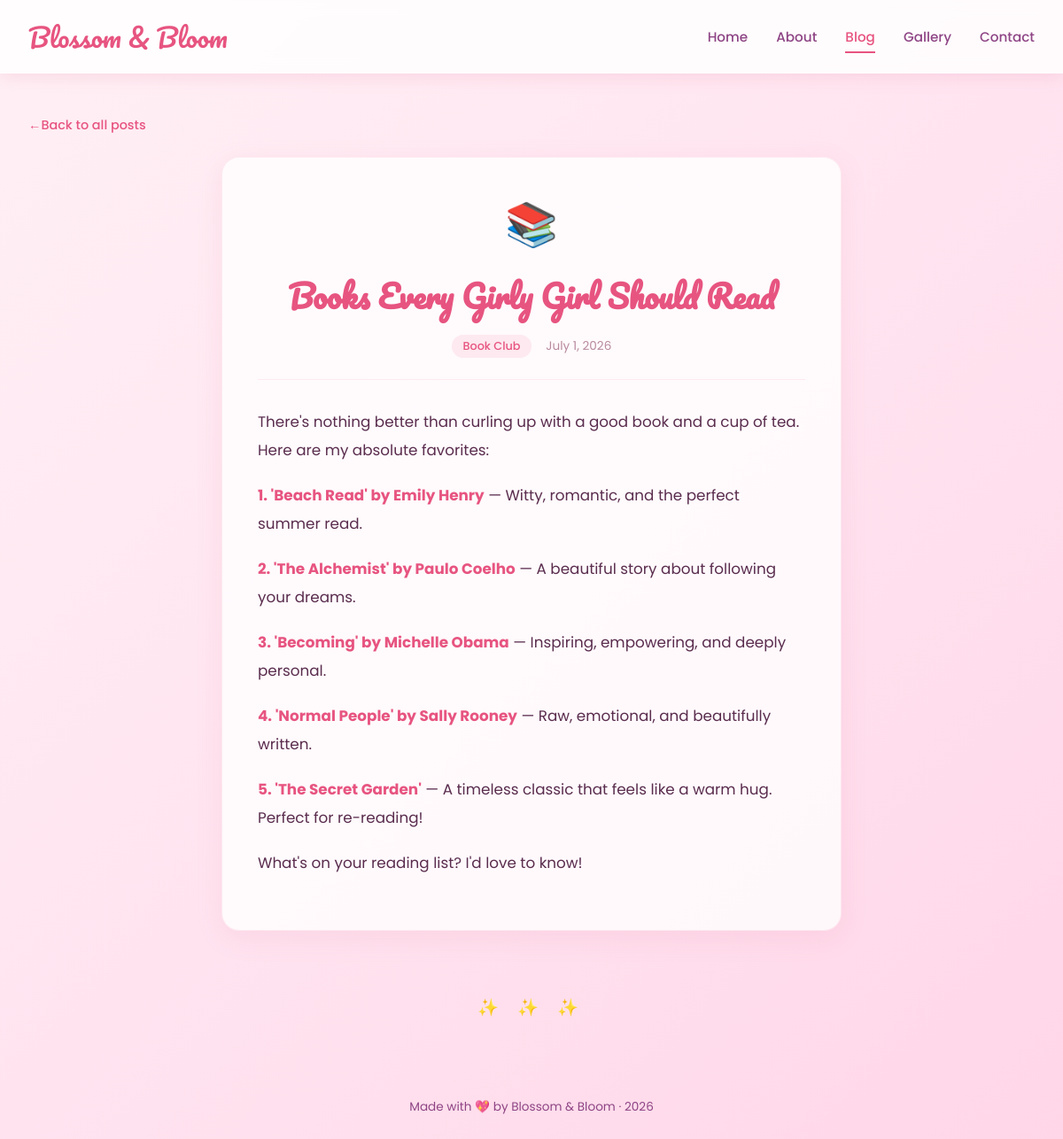
Screenshot of /blog/book-club with the database file from the repository.
### tables this page shows
CREATE TABLE posts (
            id INTEGER PRIMARY KEY AUTOINCREMENT,
            slug TEXT UNIQUE NOT NULL,
            title TEXT NOT NULL,
            date TEXT NOT NULL,
            category TEXT NOT NULL,
            icon TEXT NOT NULL,
            excerpt TEXT NOT NULL,
            content TEXT NOT NULL
        );

### app.py (the view)
@app.route("/blog/<slug>")
def post(slug):
    db = get_db()
    row = db.execute("SELECT * FROM posts WHERE slug = ?", (slug,)).fetchone()
    if not row:
        return "Post not found", 404
    return render_template("post.html", post=row)

### app.py (called while the page is built)
def get_db():
    if "db" not in g:
        g.db = sqlite3.connect(DB_PATH)
        g.db.row_factory = sqlite3.Row
    return g.db

### templates/post.html (shortened to what this page needs)
<!DOCTYPE html>
<html lang="en">
<head>
</head>
<body>
    <nav>
        <a href="/" class="logo">Blossom & Bloom</a>
        <ul class="nav-links">
            <li><a href="/">Home</a></li>
            <li><a href="/about">About</a></li>
            <li><a href="/blog" class="active">Blog</a></li>
            <li><a href="/gallery">Gallery</a></li>
            <li><a href="/contact">Contact</a></li>
        </ul>
    </nav>
    <a href="/blog" class="back-link">Back to all posts</a>
    <article class="article">
        <div class="article-header">
            <div class="icon">{{ post.icon }}</div>
            <h1>{{ post.title }}</h1>
            <div class="article-meta">
                <span class="article-category">{{ post.category }}</span>
                <span class="article-date">{{ post.date }}</span>
            </div>
        </div>
        <div class="article-body">
            {{ post.content | safe }}
        </div>
    </article>
    <div class="divider">&#10024; &#10024; &#10024;</div>
    <footer>
        Made with &#128150; by Blossom & Bloom &middot; 2026
    </footer>
</body>
</html>

### templates/post.html (style rules this page uses)
* { margin: 0; padding: 0; box-sizing: border-box; }
body { font-family: 'Poppins', sans-serif; background: linear-gradient(135deg, #fff0f5, #ffe4f0, #ffd6e8); color: #5a2d4e; min-height: 100vh; }
nav { background: rgba(255, 255, 255, 0.85); backdrop-filter: blur(10px); padding: 1rem 2rem; display: flex; justify-content: space-between; align-items: center; box-shadow: 0 2px 20px rgba(219, 112, 147, 0.2); position: sticky; top: 0; z-index: 100; }
.logo { font-family: 'Pacifico', cursive; font-size: 1.8rem; color: #e75480; text-decoration: none; }
.nav-links { display: flex; gap: 2rem; list-style: none; }
.nav-links a { text-decoration: none; color: #8e4585; font-weight: 500; font-size: 0.95rem; padding: 0.4rem 0; border-bottom: 2px solid transparent; transition: all 0.3s; }
.nav-links a:hover, .nav-links a.active { color: #e75480; border-bottom-color: #e75480; }
.back-link { display: inline-block; margin: 3rem auto 0; max-width: 700px; padding: 0 2rem; text-decoration: none; color: #e75480; font-weight: 500; font-size: 0.9rem; }
.back-link::before { content: "\2190 "; }
.article { max-width: 700px; margin: 1.5rem auto 3rem; padding: 2.5rem; background: rgba(255, 255, 255, 0.8); border-radius: 20px; box-shadow: 0 8px 30px rgba(219, 112, 147, 0.12); border: 1px solid rgba(231, 84, 128, 0.1); }
.article-header { text-align: center; margin-bottom: 2rem; padding-bottom: 1.5rem; border-bottom: 1px solid rgba(231, 84, 128, 0.1); }
.article-header .icon { font-size: 3rem; margin-bottom: 0.8rem; }
.article-header h1 { font-family: 'Pacifico', cursive; font-size: 2.2rem; color: #e75480; margin-bottom: 0.8rem; }
.article-meta { display: flex; justify-content: center; gap: 1rem; align-items: center; }
.article-category { background: rgba(231, 84, 128, 0.1); color: #e75480; padding: 0.25rem 0.8rem; border-radius: 20px; font-size: 0.8rem; font-weight: 500; }
.article-date { color: #b88a9e; font-size: 0.85rem; }
.article-body { color: #5a2d4e; line-height: 1.9; font-size: 1.05rem; }
.article-body p { margin-bottom: 1.2rem; }
.article-body strong { color: #e75480; }
.divider { text-align: center; padding: 1.5rem 0; font-size: 1.2rem; letter-spacing: 0.5rem; color: #e75480; }
footer { text-align: center; padding: 2rem; color: #8e4585; font-size: 0.85rem; margin-top: 2rem; }

### rows the page displays
posts: icon "📚", title "Books Every Girly Girl Should Read", category "Book Club", date "July 1, 2026", content "There's nothing better than curling up with a good book and a cup of tea. Here are my absolute favorites: 1. 'Beach Read' by Emily Henry — Witty, romantic, and the perfect summer read. 2. 'The Alchemist' by Paulo Coelho — A beautiful story about following your dreams. 3. 'Becoming' by Michelle Obama — Inspiring, empowering, and deeply personal. 4. 'Normal People' by Sally Rooney — Raw, emotional, and beautifully written. 5. 'The Secret Garden' — A timeless classic that feels like a warm hug. Perfect for re-reading! What's on your reading list? I'd love to know!"
